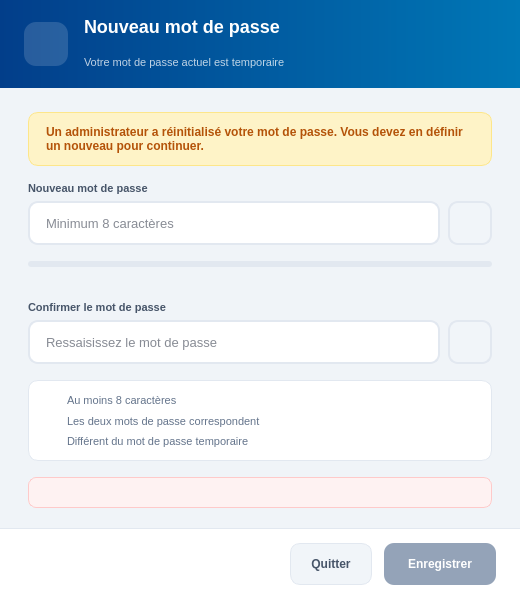
<?xml version="1.0" encoding="UTF-8"?>
<ui version="4.0">
 <class>Dialog</class>
 <widget class="QDialog" name="Dialog">
  <property name="geometry">
   <rect>
    <x>0</x>
    <y>0</y>
    <width>520</width>
    <height>600</height>
   </rect>
  </property>
  <property name="minimumSize">
   <size>
    <width>520</width>
    <height>600</height>
   </size>
  </property>
  <property name="windowTitle">
   <string>Changement de mot de passe — Nova Pharma</string>
  </property>
  <property name="styleSheet">
   <string notr="true">QDialog#Dialog { background: #f0f4f8; }
QDialog#Dialog QLabel { background: transparent; }</string>
  </property>
  <layout class="QVBoxLayout" name="mainLayout">
   <property name="spacing">
    <number>0</number>
   </property>
   <property name="leftMargin">
    <number>0</number>
   </property>
   <property name="topMargin">
    <number>0</number>
   </property>
   <property name="rightMargin">
    <number>0</number>
   </property>
   <property name="bottomMargin">
    <number>0</number>
   </property>
   <item>
    <widget class="QFrame" name="header">
     <property name="minimumSize">
      <size>
       <width>0</width>
       <height>88</height>
      </size>
     </property>
     <property name="maximumSize">
      <size>
       <width>16777215</width>
       <height>88</height>
      </size>
     </property>
     <property name="styleSheet">
      <string notr="true">QFrame#header { background: qlineargradient(x1:0, y1:0, x2:1, y2:0, stop:0 #023E8A, stop:1 #0077B6); border: none; }
QFrame#header QLabel { background: transparent; color: #ffffff; }</string>
     </property>
     <layout class="QHBoxLayout" name="headerLayout">
      <property name="spacing">
       <number>16</number>
      </property>
      <property name="leftMargin">
       <number>24</number>
      </property>
      <property name="rightMargin">
       <number>24</number>
      </property>
      <item>
       <widget class="QToolButton" name="lbl_header_icon">
        <property name="minimumSize">
         <size>
          <width>44</width>
          <height>44</height>
         </size>
        </property>
        <property name="maximumSize">
         <size>
          <width>44</width>
          <height>44</height>
         </size>
        </property>
        <property name="styleSheet">
         <string notr="true">QToolButton { background: rgba(255,255,255,0.15); border-radius: 12px; border: none; padding: 11px; }</string>
        </property>
        <property name="icon">
         <iconset resource="../Icon.qrc">
          <normaloff>:/Icon/Icons/key_white.svg</normaloff>:/Icon/Icons/key_white.svg</iconset>
        </property>
        <property name="iconSize">
         <size>
          <width>22</width>
          <height>22</height>
         </size>
        </property>
        <property name="autoRaise">
         <bool>true</bool>
        </property>
       </widget>
      </item>
      <item>
       <layout class="QVBoxLayout" name="headerTitleBox">
        <property name="spacing">
         <number>2</number>
        </property>
        <item>
         <widget class="QLabel" name="lbl_header_title">
          <property name="styleSheet">
           <string notr="true">font-size: 18px; font-weight: 800; color: #ffffff; background: transparent;</string>
          </property>
          <property name="text">
           <string>Nouveau mot de passe</string>
          </property>
         </widget>
        </item>
        <item>
         <widget class="QLabel" name="lbl_header_sub">
          <property name="styleSheet">
           <string notr="true">font-size: 11px; color: rgba(255,255,255,0.75); background: transparent;</string>
          </property>
          <property name="text">
           <string>Votre mot de passe actuel est temporaire</string>
          </property>
         </widget>
        </item>
       </layout>
      </item>
     </layout>
    </widget>
   </item>
   <item>
    <layout class="QVBoxLayout" name="bodyLayout">
     <property name="spacing">
      <number>16</number>
     </property>
     <property name="leftMargin">
      <number>28</number>
     </property>
     <property name="topMargin">
      <number>24</number>
     </property>
     <property name="rightMargin">
      <number>28</number>
     </property>
     <property name="bottomMargin">
      <number>20</number>
     </property>
     <item>
      <widget class="QLabel" name="lbl_info">
       <property name="styleSheet">
        <string notr="true">color: #b45309; font-size: 12px; font-weight: 600; background: #fef3c7; border: 1px solid #fde68a; border-radius: 10px; padding: 12px 14px;</string>
       </property>
       <property name="text">
        <string>Un administrateur a réinitialisé votre mot de passe. Vous devez en définir un nouveau pour continuer.</string>
       </property>
       <property name="wordWrap">
        <bool>true</bool>
       </property>
      </widget>
     </item>
     <item>
      <layout class="QVBoxLayout" name="pwd1Box">
       <property name="spacing">
        <number>6</number>
       </property>
       <item>
        <widget class="QLabel" name="lbl_pwd1">
         <property name="styleSheet">
          <string notr="true">color: #475569; font-size: 11px; font-weight: 700; background: transparent;</string>
         </property>
         <property name="text">
          <string>Nouveau mot de passe</string>
         </property>
        </widget>
       </item>
       <item>
        <layout class="QHBoxLayout" name="pwd1Row">
         <property name="spacing">
          <number>8</number>
         </property>
         <item>
          <widget class="QLineEdit" name="inp_pwd1">
           <property name="minimumSize">
            <size>
             <width>0</width>
             <height>44</height>
            </size>
           </property>
           <property name="styleSheet">
            <string notr="true">QLineEdit { background: #ffffff; border: 1.5px solid #e2e8f0; border-radius: 10px; padding: 10px 14px; font-size: 13px; color: #0f172a; }
QLineEdit:focus { border-color: #0077B6; }</string>
           </property>
           <property name="echoMode">
            <enum>QLineEdit::EchoMode::Password</enum>
           </property>
           <property name="placeholderText">
            <string>Minimum 8 caractères</string>
           </property>
          </widget>
         </item>
         <item>
          <widget class="QPushButton" name="btn_toggle_pwd1">
           <property name="minimumSize">
            <size>
             <width>44</width>
             <height>44</height>
            </size>
           </property>
           <property name="maximumSize">
            <size>
             <width>44</width>
             <height>44</height>
            </size>
           </property>
           <property name="cursor">
            <cursorShape>PointingHandCursor</cursorShape>
           </property>
           <property name="styleSheet">
            <string notr="true">QPushButton { background: #f1f5f9; border: 1.5px solid #e2e8f0; border-radius: 10px; }
QPushButton:hover { background: #e2e8f0; }</string>
           </property>
           <property name="text">
            <string/>
           </property>
           <property name="icon">
            <iconset resource="../Icon.qrc">
             <normaloff>:/Icon/Icons/eye.svg</normaloff>:/Icon/Icons/eye.svg</iconset>
           </property>
           <property name="iconSize">
            <size>
             <width>18</width>
             <height>18</height>
            </size>
           </property>
          </widget>
         </item>
        </layout>
       </item>
      </layout>
     </item>
     <item>
      <layout class="QVBoxLayout" name="strengthBox">
       <property name="spacing">
        <number>6</number>
       </property>
       <item>
        <widget class="QProgressBar" name="bar_strength">
         <property name="maximumSize">
          <size>
           <width>16777215</width>
           <height>6</height>
          </size>
         </property>
         <property name="styleSheet">
          <string notr="true">QProgressBar { background: #e2e8f0; border: none; border-radius: 3px; }
QProgressBar::chunk { background: #DC2626; border-radius: 3px; }</string>
         </property>
         <property name="value">
          <number>0</number>
         </property>
         <property name="textVisible">
          <bool>false</bool>
         </property>
        </widget>
       </item>
       <item>
        <widget class="QLabel" name="lbl_strength">
         <property name="styleSheet">
          <string notr="true">color: #94a3b8; font-size: 10px; font-weight: 700; background: transparent;</string>
         </property>
         <property name="text">
          <string/>
         </property>
        </widget>
       </item>
      </layout>
     </item>
     <item>
      <layout class="QVBoxLayout" name="pwd2Box">
       <property name="spacing">
        <number>6</number>
       </property>
       <item>
        <widget class="QLabel" name="lbl_pwd2">
         <property name="styleSheet">
          <string notr="true">color: #475569; font-size: 11px; font-weight: 700; background: transparent;</string>
         </property>
         <property name="text">
          <string>Confirmer le mot de passe</string>
         </property>
        </widget>
       </item>
       <item>
        <layout class="QHBoxLayout" name="pwd2Row">
         <property name="spacing">
          <number>8</number>
         </property>
         <item>
          <widget class="QLineEdit" name="inp_pwd2">
           <property name="minimumSize">
            <size>
             <width>0</width>
             <height>44</height>
            </size>
           </property>
           <property name="styleSheet">
            <string notr="true">QLineEdit { background: #ffffff; border: 1.5px solid #e2e8f0; border-radius: 10px; padding: 10px 14px; font-size: 13px; color: #0f172a; }
QLineEdit:focus { border-color: #0077B6; }</string>
           </property>
           <property name="echoMode">
            <enum>QLineEdit::EchoMode::Password</enum>
           </property>
           <property name="placeholderText">
            <string>Ressaisissez le mot de passe</string>
           </property>
          </widget>
         </item>
         <item>
          <widget class="QPushButton" name="btn_toggle_pwd2">
           <property name="minimumSize">
            <size>
             <width>44</width>
             <height>44</height>
            </size>
           </property>
           <property name="maximumSize">
            <size>
             <width>44</width>
             <height>44</height>
            </size>
           </property>
           <property name="cursor">
            <cursorShape>PointingHandCursor</cursorShape>
           </property>
           <property name="styleSheet">
            <string notr="true">QPushButton { background: #f1f5f9; border: 1.5px solid #e2e8f0; border-radius: 10px; }
QPushButton:hover { background: #e2e8f0; }</string>
           </property>
           <property name="text">
            <string/>
           </property>
           <property name="icon">
            <iconset resource="../Icon.qrc">
             <normaloff>:/Icon/Icons/eye.svg</normaloff>:/Icon/Icons/eye.svg</iconset>
           </property>
           <property name="iconSize">
            <size>
             <width>18</width>
             <height>18</height>
            </size>
           </property>
          </widget>
         </item>
        </layout>
       </item>
      </layout>
     </item>
     <item>
      <widget class="QFrame" name="checklist">
       <property name="styleSheet">
        <string notr="true">QFrame#checklist { background: #ffffff; border: 1px solid #e2e8f0; border-radius: 10px; }</string>
       </property>
       <layout class="QVBoxLayout" name="checklistLayout">
        <property name="spacing">
         <number>6</number>
        </property>
        <property name="leftMargin">
         <number>14</number>
        </property>
        <property name="topMargin">
         <number>12</number>
        </property>
        <property name="rightMargin">
         <number>14</number>
        </property>
        <property name="bottomMargin">
         <number>12</number>
        </property>
        <item>
         <layout class="QHBoxLayout" name="checkLen">
          <property name="spacing">
           <number>8</number>
          </property>
          <item>
           <widget class="QLabel" name="ico_len">
            <property name="minimumSize">
             <size>
              <width>16</width>
              <height>16</height>
             </size>
            </property>
            <property name="maximumSize">
             <size>
              <width>16</width>
              <height>16</height>
             </size>
            </property>
            <property name="text">
             <string/>
            </property>
           </widget>
          </item>
          <item>
           <widget class="QLabel" name="lbl_len">
            <property name="styleSheet">
             <string notr="true">color: #64748b; font-size: 11px; background: transparent;</string>
            </property>
            <property name="text">
             <string>Au moins 8 caractères</string>
            </property>
           </widget>
          </item>
          <item>
           <spacer name="spacer_len">
            <property name="orientation">
             <enum>Qt::Orientation::Horizontal</enum>
            </property>
            <property name="sizeHint" stdset="0">
             <size>
              <width>40</width>
              <height>20</height>
             </size>
            </property>
           </spacer>
          </item>
         </layout>
        </item>
        <item>
         <layout class="QHBoxLayout" name="checkMatch">
          <property name="spacing">
           <number>8</number>
          </property>
          <item>
           <widget class="QLabel" name="ico_match">
            <property name="minimumSize">
             <size>
              <width>16</width>
              <height>16</height>
             </size>
            </property>
            <property name="maximumSize">
             <size>
              <width>16</width>
              <height>16</height>
             </size>
            </property>
            <property name="text">
             <string/>
            </property>
           </widget>
          </item>
          <item>
           <widget class="QLabel" name="lbl_match">
            <property name="styleSheet">
             <string notr="true">color: #64748b; font-size: 11px; background: transparent;</string>
            </property>
            <property name="text">
             <string>Les deux mots de passe correspondent</string>
            </property>
           </widget>
          </item>
          <item>
           <spacer name="spacer_match">
            <property name="orientation">
             <enum>Qt::Orientation::Horizontal</enum>
            </property>
            <property name="sizeHint" stdset="0">
             <size>
              <width>40</width>
              <height>20</height>
             </size>
            </property>
           </spacer>
          </item>
         </layout>
        </item>
        <item>
         <layout class="QHBoxLayout" name="checkDiff">
          <property name="spacing">
           <number>8</number>
          </property>
          <item>
           <widget class="QLabel" name="ico_diff">
            <property name="minimumSize">
             <size>
              <width>16</width>
              <height>16</height>
             </size>
            </property>
            <property name="maximumSize">
             <size>
              <width>16</width>
              <height>16</height>
             </size>
            </property>
            <property name="text">
             <string/>
            </property>
           </widget>
          </item>
          <item>
           <widget class="QLabel" name="lbl_diff">
            <property name="styleSheet">
             <string notr="true">color: #64748b; font-size: 11px; background: transparent;</string>
            </property>
            <property name="text">
             <string>Différent du mot de passe temporaire</string>
            </property>
           </widget>
          </item>
          <item>
           <spacer name="spacer_diff">
            <property name="orientation">
             <enum>Qt::Orientation::Horizontal</enum>
            </property>
            <property name="sizeHint" stdset="0">
             <size>
              <width>40</width>
              <height>20</height>
             </size>
            </property>
           </spacer>
          </item>
         </layout>
        </item>
       </layout>
      </widget>
     </item>
     <item>
      <widget class="QLabel" name="lbl_error">
       <property name="visible">
        <bool>false</bool>
       </property>
       <property name="styleSheet">
        <string notr="true">color: #DC2626; font-size: 11px; font-weight: 600; background: #fef2f2; border: 1px solid #fecaca; border-radius: 8px; padding: 8px 12px;</string>
       </property>
       <property name="text">
        <string/>
       </property>
       <property name="wordWrap">
        <bool>true</bool>
       </property>
      </widget>
     </item>
     <item>
      <spacer name="bodySpacer">
       <property name="orientation">
        <enum>Qt::Orientation::Vertical</enum>
       </property>
       <property name="sizeHint" stdset="0">
        <size>
         <width>20</width>
         <height>20</height>
        </size>
       </property>
      </spacer>
     </item>
    </layout>
   </item>
   <item>
    <widget class="QFrame" name="footer">
     <property name="minimumSize">
      <size>
       <width>0</width>
       <height>72</height>
      </size>
     </property>
     <property name="maximumSize">
      <size>
       <width>16777215</width>
       <height>72</height>
      </size>
     </property>
     <property name="styleSheet">
      <string notr="true">QFrame#footer { background: #ffffff; border-top: 1px solid #e2e8f0; }</string>
     </property>
     <layout class="QHBoxLayout" name="footerLayout">
      <property name="spacing">
       <number>12</number>
      </property>
      <property name="leftMargin">
       <number>24</number>
      </property>
      <property name="rightMargin">
       <number>24</number>
      </property>
      <item>
       <spacer name="footerSpacer">
        <property name="orientation">
         <enum>Qt::Orientation::Horizontal</enum>
        </property>
        <property name="sizeHint" stdset="0">
         <size>
          <width>40</width>
          <height>20</height>
         </size>
        </property>
       </spacer>
      </item>
      <item>
       <widget class="QPushButton" name="btn_cancel">
        <property name="minimumSize">
         <size>
          <width>0</width>
          <height>42</height>
         </size>
        </property>
        <property name="cursor">
         <cursorShape>PointingHandCursor</cursorShape>
        </property>
        <property name="styleSheet">
         <string notr="true">QPushButton { background: #f1f5f9; color: #475569; border: 1px solid #e2e8f0; border-radius: 10px; font-size: 12px; font-weight: 700; padding: 0 20px; }
QPushButton:hover { background: #e2e8f0; }</string>
        </property>
        <property name="text">
         <string>Quitter</string>
        </property>
       </widget>
      </item>
      <item>
       <widget class="QPushButton" name="btn_save">
        <property name="enabled">
         <bool>false</bool>
        </property>
        <property name="minimumSize">
         <size>
          <width>0</width>
          <height>42</height>
         </size>
        </property>
        <property name="cursor">
         <cursorShape>PointingHandCursor</cursorShape>
        </property>
        <property name="styleSheet">
         <string notr="true">QPushButton { background: #023E8A; color: #ffffff; border: none; border-radius: 10px; font-size: 12px; font-weight: 800; padding: 0 24px; }
QPushButton:hover { background: #0077B6; }
QPushButton:disabled { background: #94a3b8; }</string>
        </property>
        <property name="text">
         <string>Enregistrer</string>
        </property>
       </widget>
      </item>
     </layout>
    </widget>
   </item>
  </layout>
 </widget>
 <resources>
  <include location="../Icon.qrc"/>
 </resources>
 <connections/>
</ui>
